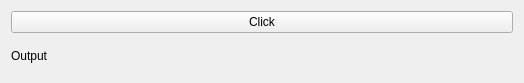
<?xml version="1.0" encoding="UTF-8"?>
<ui version="4.0">
 <class>Widget</class>
 <widget class="QWidget" name="Widget">
  <property name="geometry">
   <rect>
    <x>0</x>
    <y>0</y>
    <width>524</width>
    <height>83</height>
   </rect>
  </property>
  <property name="windowTitle">
   <string>Widget</string>
  </property>
  <layout class="QVBoxLayout" name="verticalLayout">
   <item>
    <widget class="QPushButton" name="myButton">
     <property name="text">
      <string>Click</string>
     </property>
    </widget>
   </item>
   <item>
    <widget class="QLabel" name="label">
     <property name="text">
      <string>Output</string>
     </property>
    </widget>
   </item>
  </layout>
 </widget>
 <resources/>
 <connections/>
</ui>
